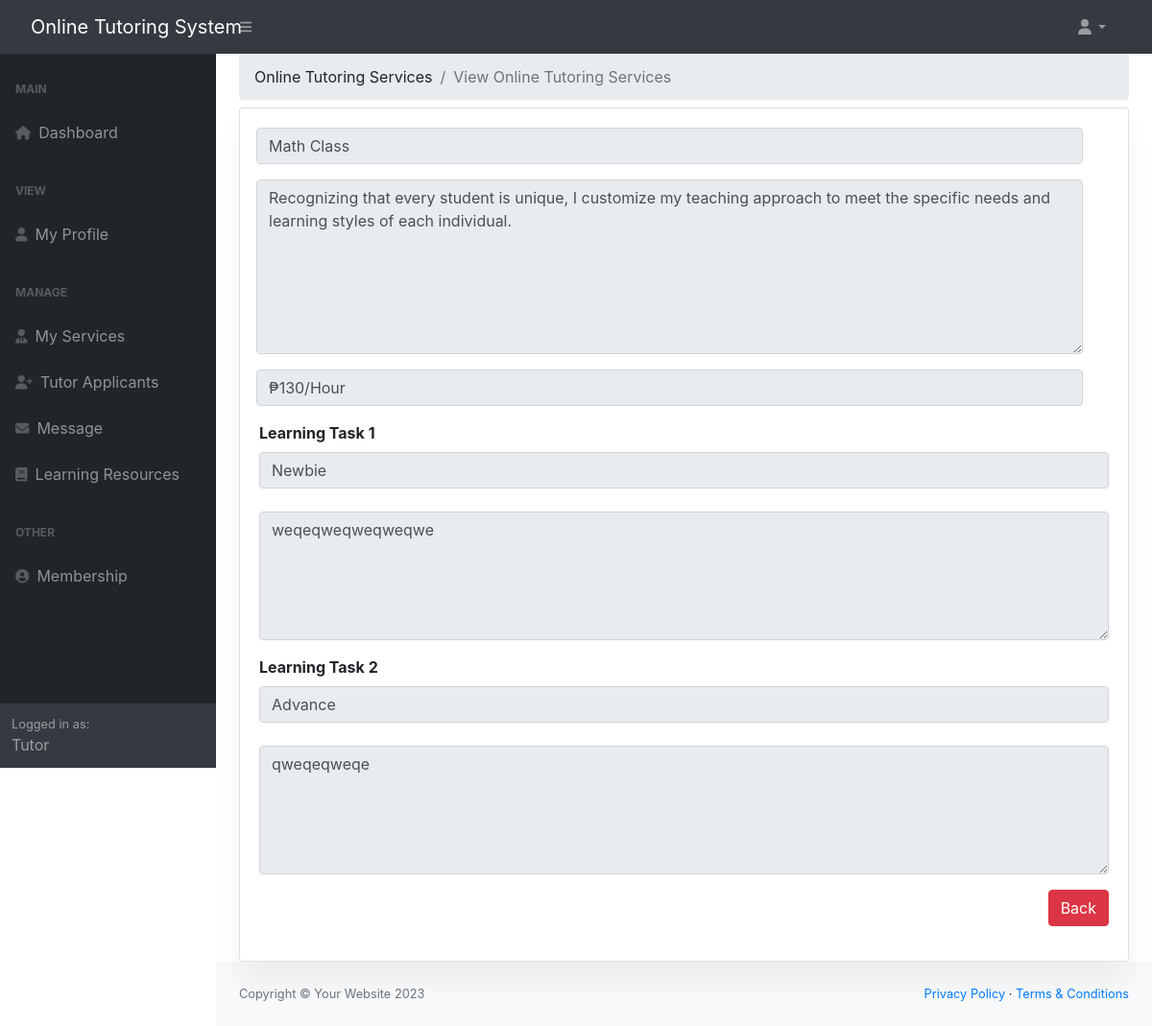
Page /tutor/view_all_tutoring_services.php?id=18 (signed in) on the earlier database version.
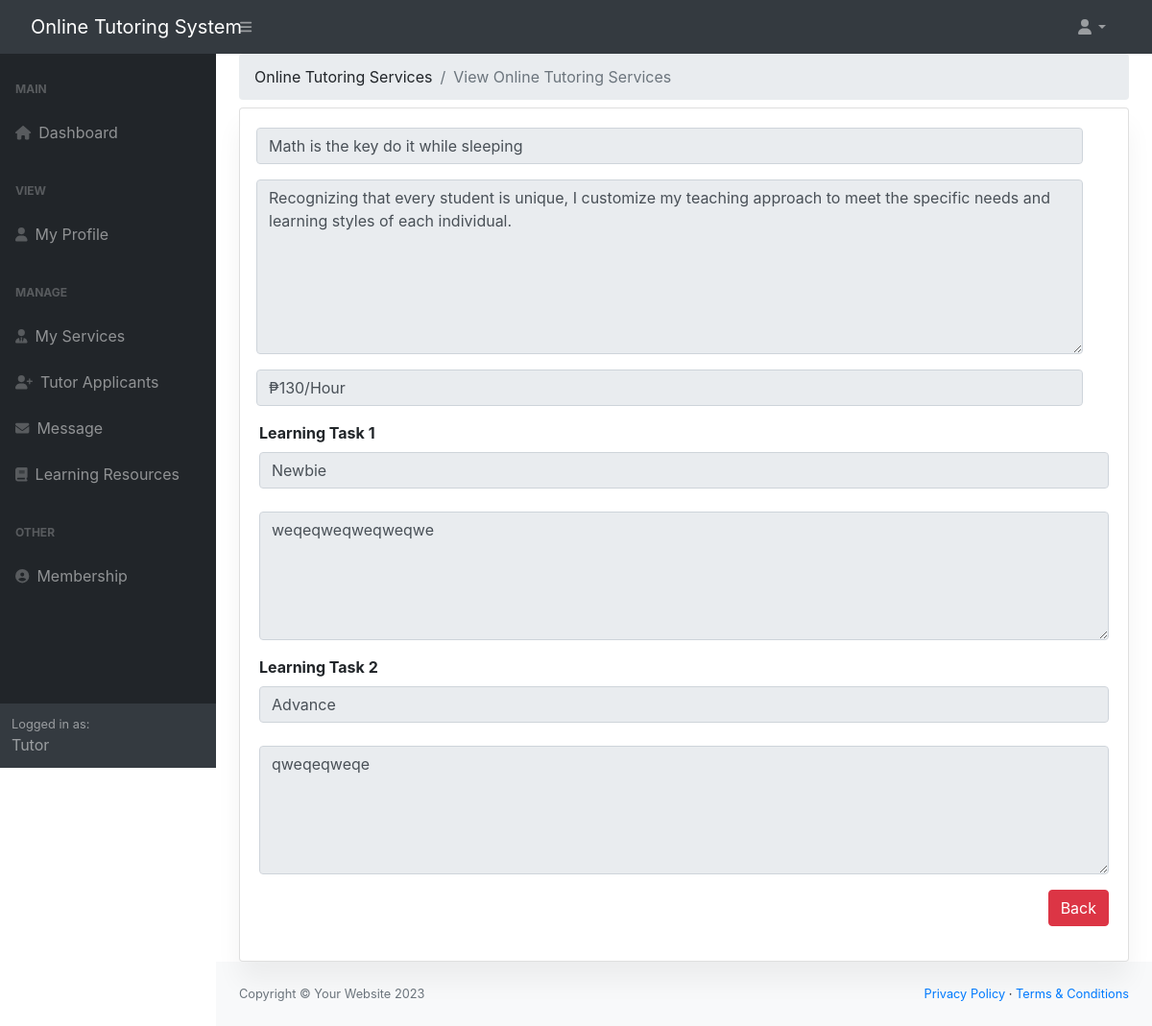
Same page on the later database version.
### tables this page shows
CREATE TABLE `job` (
  `job_id` int(11) NOT NULL,
  `user_id` int(11) NOT NULL,
  `title` varchar(255) NOT NULL,
  `description` text NOT NULL,
  `rate` varchar(255) NOT NULL,
  `rate_description` varchar(255) NOT NULL,
  `status` varchar(255) NOT NULL DEFAULT 'Active',
  `date_posted` timestamp NOT NULL DEFAULT current_timestamp() ON UPDATE current_timestamp()
);

### tutor/view_all_tutoring_services.php (the view)
<?php
include('./includes/authentication.php');
include('./includes/header.php');
include('./includes/topnav.php');
include('./includes/sidenav.php');
?>
<div class="container-fluid px-4">
    <ol class="breadcrumb mb-2">
        <li class="breadcrumb-item">Online Tutoring Services</li>
        <li class="breadcrumb-item active">View Online Tutoring Services</li>
    </ol>
    <div class="row">
        <div class="col-md-12">
            <div class="card">
                <div class="card-body">
                    <?php
                    if (isset($_GET['id'])) {
                        $id = $_GET['id'];
                        $query = "SELECT
                            job.job_id,
                            job.user_id,
                            job.title,
                            job.description,
                            job.rate,
                            job.rate_description,
                            job.`status`,
                            job.date_posted,
                            job_module.module_title,
                            job_module.module_description
                        FROM
                            job
                            INNER JOIN
                            job_module
                            ON
                            job.job_id = job_module.job_id
                        WHERE
                            job.job_id = $id";
                        $result = mysqli_query($con, $query);
                        if ($result) {
                            $taskNumber = 1;
                            $jobDetails = mysqli_fetch_assoc($result);
                    ?>
                            <form action="process.php" method="post" autocomplete="off" enctype="multipart/form-data">
                                <div class="row">
                                    <div class="row">
                                        <div class="col-md-12 mb-3">
                                            <input required type="text" Placeholder="Job Title *" name="title" class="form-control" maxlength="80" value="<?= $jobDetails['title']; ?>" readonly>
                                        </div>
                                        <div class="col-md-12 mb-3">
                                            <textarea class="form-control" name="description" rows="7" placeholder="Description *" maxlength="200" readonly><?= $jobDetails['description']; ?></textarea>
                                        </div>
                                        <div class="col-md-12 mb-3">
                                            <input required type="text" Placeholder="Rate *" name="rate" class="form-control" value="₱<?= $jobDetails['rate']; ?>/<?= $jobDetails['rate_description']; ?>" readonly>
                                        </div>
                                    </div>
                                    <?php
                                    mysqli_data_seek($result, 0);
                                    while ($user = mysqli_fetch_assoc($result)) {
                                    ?>
                                        <div class="col-md-12 mb-3 module" data-task-number="<?= $taskNumber; ?>">
                                            <label for="module_<?= $taskNumber; ?>"><b>Learning Task <?= $taskNumber; ?></b></label>
                                            <input required type="text" Placeholder="Module Name *" name="module[<?= $taskNumber; ?>]" class="form-control" readonly value="<?= $user['module_title']; ?>">
                                            <br>
                                            <textarea class="form-control" name="moduledesc[<?= $taskNumber; ?>]" rows="5" placeholder="Module Description *" maxlength="200" readonly><?= $user['module_description']; ?></textarea>
                                        </div>
                                    <?php
                                        $taskNumber++;
                                    }
                                    ?>
                                </div>
                                <div class="text-right">
                                    <a href="index.php" class="btn btn-danger">Back</a>
                                </div>
                            </form>
                    <?php
                        } else {
                            echo '<h4>No Record Found!</h4>';
                        }
                    }
                    ?>
                </div>
            </div>
        </div>
    </div>
</div>
<?php
include('./includes/footer.php');
?>

Differences in the rows shown:
changed job "₱130/Hour": title "Math Class" → "Math is the key do it while sleeping"
